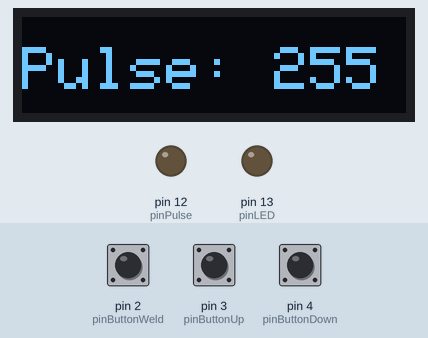
Simulated run of this sketch. Board: Arduino Uno, built with avr-gcc and run on an emulated ATmega328P. On the bench: 128×32 one-colour display, output pins drawn as LEDs (lit = HIGH). The inputs (shaded band) are chosen by the test bench; at power-on: pin 2 (pinButtonWeld) LOW, pin 3 (pinButtonUp) LOW, pin 4 (pinButtonDown) LOW. EEPROM starts erased; what the sketch prints to the serial monitor is not drawn.

Above: at 1.2 s.
1.3 s: pin 2 (pinButtonWeld) pulled HIGH for 0.15 s
At 1.43 s:
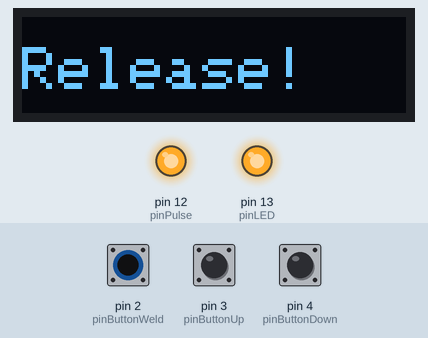
3.0 s: pin 3 (pinButtonUp) pulled HIGH for 3.2 s
At 6.5 s:
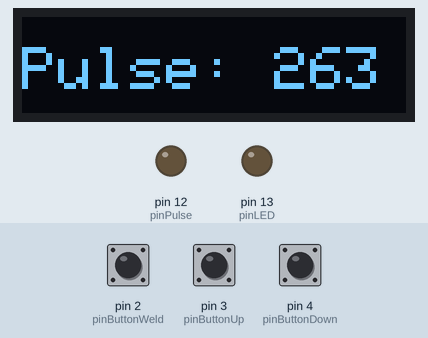
7.7 s: pin 3 (pinButtonUp) pulled HIGH for 0.15 s
At 9.1 s:
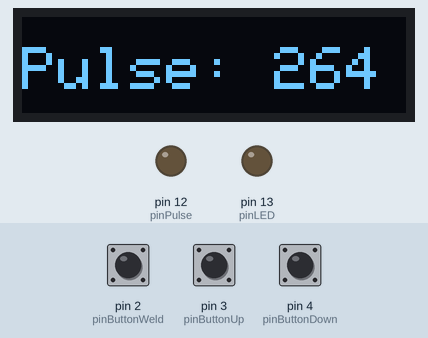
9.4 s: pin 2 (pinButtonWeld) pulled HIGH for 1 s
At 10.2 s:
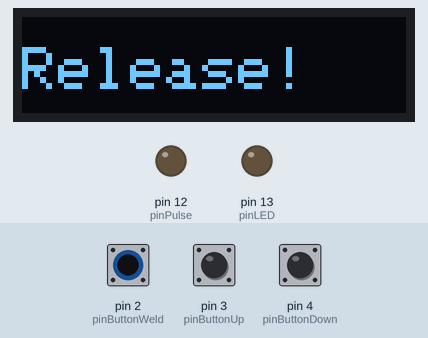
11.9 s: pin 2 (pinButtonWeld) pulled HIGH for 3.2 s
At 16.4 s:
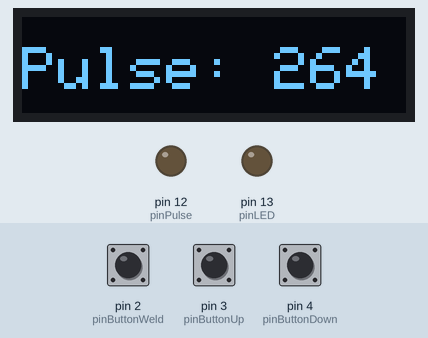
Timing chart, 0 to 17.6 s (numbered marks = the images above; inputs shaded):
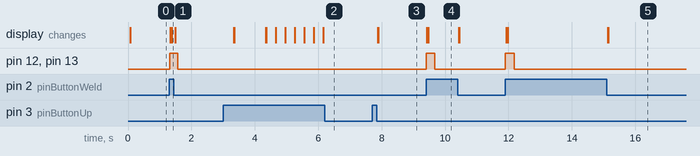

The sketch:

SpotWelder.ino
```cpp
#include "display.h"
#include "button.h"
#include <EEPROM.h>

// constants won't change. They're used here to set pin numbers:
const int pinButtonWeld = 2;            // the number of the pushbutton pin
const int pinButtonUp = 3;              // the number of the pushbutton pin
const int pinButtonDown = 4;            // the number of the pushbutton pin
const int pinElectrode = 11;            // the number of the LED pin
const int pinPulse = 12;                // the number of the LED pin
const int pinLED = 13;                  // the number of the LED pin

const int latency = 4;                  // Time it taks the solenoid to activate
int pulse = 140;                        // Time the solenoid stays activatged

// Variables will change:
Button buttonWeld(pinButtonWeld);
Button buttonUp(pinButtonUp);
Button buttonDown(pinButtonDown);

bool isArmed = true;

long millisDisplayLast = 0;

int waitFirst = 500;
int waitRepeat = 200;


unsigned long weldStart = 0;

Display *display;

void setup() {
  Serial.begin(115200);
  Serial.println("Start logging for " __FILE__ ". Version " __DATE__ " " __TIME__);

  display = new Display();

  // Read pulse from EEPROM
  pulse = EEPROM.read(0);
  Serial.print("Read from EEPROM. Pulse = ");
  Serial.println(pulse);

  Serial.print("Activation will be ");
  Serial.print(pulse + latency);
  Serial.println("ms");

  pinMode(pinPulse, OUTPUT);
  pinMode(pinLED, OUTPUT);

  // set initial LED state
  digitalWrite(pinPulse, LOW);
  char buf[60];
  sprintf(buf, "Pulse: %i", pulse);
  display->Update(buf);
}

void loop() {
  char buf[60];

  long millisNow = millis();

  // First handle pulse
  int weldDuration = latency + pulse;   // TIme the solenoid is powered
  if (weldStart != 0 && (millis() - weldStart) > weldDuration) {

    Serial.println("End pulse");
    sprintf(buf, "Release!", pulse);
    weldStart = 0;
    digitalWrite(pinPulse, LOW);
    digitalWrite(pinLED, LOW);
  }

  // If nothing else happens, show current pulse setting
  sprintf(buf, "Pulse: %i", pulse);

  // First handle pulse button.
  // Pulse button is a single action button that neds to be released before it can be used again
  // If state changed, reset debounce timer
  if (buttonWeld.Check()) {
    if (buttonWeld.IsActive()){
      if (isArmed) {
        sprintf(buf, "Button armed: start %ims pulse", pulse);
        Serial.println(buf);
        sprintf(buf, "Pulsing");
        isArmed = false;

        digitalWrite(pinPulse, HIGH);
        digitalWrite(pinLED, HIGH);
        weldStart = millis();
      }
      else {
        Serial.println("Button not armed");
        sprintf(buf, "Release!", pulse);
      }
    }
    else {
      Serial.println("Button released: Arm button");
      isArmed = true;
    }
  }
  else {
    if (!isArmed) sprintf(buf, "Release!");
  }

  // Handle navigation buttons
  // These buttons increase the pulse lentgth when active.
  // If kept active for longet that the waitFirst value, they increase the value again
  // If then still kept active for waitRepeat ms, do it again
  static int countMod = 0;
  if (buttonUp.Check()) {
    if (!buttonUp.IsActive()) {
      if (countMod == 0) {
        countMod++;
        pulse++;
      }
    }
    else {
      countMod = 0;
    }
  }
  else {
    int wait = (countMod == 1) ? 1000 : 300;
    if (buttonUp.IsActive(wait)) {
        countMod++;
        pulse++;
    }
  }

  if (buttonDown.Check()) {
    if (!buttonDown.IsActive()) {
      if (countMod == 0) {
        countMod++;
        pulse--;
      }
    }
    else {
      countMod = 0;
    }
  }
  else {
    int wait = (countMod == 1) ? 1000 : 300;
    if (buttonDown.IsActive(wait)) {
        countMod++;
        pulse--;
    }
  }


  if ((millisNow - millisDisplayLast) >= 1000)
  {
    // Prevents excessive use op EEPROM
    EEPROM.update(0, pulse);
    millisDisplayLast = millisNow;
  }

  display->Update(buf);
}
```

button.cpp
```cpp
#include "arduino.h"
#include "button.h"

bool Button::Check() {
  bool state = (digitalRead(m_Pin) == HIGH);

  Serial.print("Before: ");
  Serial.print(m_State);
  Serial.print(" - ");
  Serial.println(state);

  bool isChanged = (state != m_State);

  if (isChanged) {
    m_MillisChange = millis();
  }

  m_State = state;
  Serial.print("After: ");
  Serial.print(m_State);
  Serial.print(" - ");
  Serial.print(state);
  Serial.print(" - ");
  Serial.println(isChanged);
  return isChanged;
}
```

button.h
```cpp
#ifndef _BUTTON_H_
#define _BUTTON_H_

#include <arduino.h>

class Button {
  public:
    Button(int pin, bool needsRelease = false) : m_Pin(pin), m_MillisChange(0) {
      pinMode(m_Pin, INPUT);
      m_State = digitalRead(m_Pin);
    }

    ~Button() {}

  bool Check();

  bool IsActive(int ms = 0) {
    long millisNow = millis();
    if (ms == 0) {
      m_MillisRequest = millisNow;
      return m_State;
    }

    if ((millisNow - m_MillisRequest) < ms) return false;

    m_MillisRequest = millisNow;
    return m_State;
  }

  long GetActiveTime() {
    return millis() - m_MillisChange;
  }

  private:
    int m_Pin;                    // hardware pin
    bool m_State;                 // state at last Check()
    long m_MillisChange;          // time of last change
    long m_MillisRequest;         // time of last request
};

#endif
```

display.cpp
```cpp
#include "Display.h"

int Display::m_DisplayCount = 0;

bool Display::Check() {
  Wire.beginTransmission(I2C_DISPLAY);

  int current = (Wire.endTransmission() == 0);

  bool bDisplayChanged = (m_IsPresent != current);
  m_IsPresent = current;

  if (!bDisplayChanged && !m_IsPresent) {
    Serial.println("Display still not present");
    return m_IsPresent;         // Still no display present
  }

#ifdef ALWAYSSHOWDISPLAYSTATE
  // Show display state
  Serial.print("Display ");
  if (!bDisplayChanged) Serial.print("still ");
  if (!m_IsPresent) Serial.print("dis");
  Serial.println("connected!");
#else
  // Only show when display state changed
  if (bDisplayChanged)
  {
    Serial.print("Display still");
    if (!m_IsPresent) Serial.print("dis");
    Serial.println("connected!");
  }
#endif

  if (!m_IsPresent) return;                             // No display present

  if (bDisplayChanged)  {
    begin(SSD1306_SWITCHCAPVCC, I2C_DISPLAY);       //Start the OLED display
  }

  clearDisplay();

  setTextSize(2);
  setTextColor(WHITE, BLACK);
  // dim(true);
  display();

  return m_IsPresent;
}

bool Display::IsPresent() {
  return m_IsPresent;
}

void Display::Update(char *s) {
  static char last[80] = "";

  if (!strcmp(last, s) || !Check()) return;

  strcpy(last,s);
  clearDisplay();
  setCursor(0, 10);
  print(last);

  display();
}
```

display.h
```cpp
#ifndef _Display_H_
#define _Display_H_


#include <Wire.h>

#include <Adafruit_GFX.h>
#include <Adafruit_SSD1306.h>

#define I2C_DISPLAY 0x3C

//////// Display Class

class Display : public Adafruit_SSD1306 {
  public:
    Display() : Adafruit_SSD1306 (128, 32, &Wire, -1)
    {
      Serial.println("Create display");

      m_IsPresent = false;
      Wire.begin();
      if (m_DisplayCount > 0)
      {
        Serial.println("Only one Display instance allowed");
        delete this;
        return;
      }

      m_DisplayCount++;

      if (!Check())
      {
        Serial.println("No display available");
        return;
      }
    }

    ~Display() {
      m_DisplayCount--;
    }

    virtual void Update(char *s);

    bool Check();
    bool IsPresent();

  private:
    static int m_DisplayCount;

    long m_MillisConnected;
    long m_MillisUpdate;
    bool m_IsPresent = false;

};

#endif
```

Measured:
- after the input at 1.3 s, pin 12 (pinPulse), pin 13 (pinLED): LOW → HIGH at once, → LOW 0.26 s later; the display: first changes at once (image 1 shows a later state)
- after the input at 3.0 s, the display: first changes after 0.33 s (image 2 shows a later state)
- after the input at 7.7 s, the display: first changes after 0.19 s (image 3 shows a later state)
- after the input at 9.4 s, pin 12 (pinPulse), pin 13 (pinLED): LOW → HIGH at once, → LOW 0.27 s later; the display: first changes at once (image 4 shows a later state)
- after the input at 11.9 s, pin 12 (pinPulse), pin 13 (pinLED): LOW → HIGH at once, → LOW 0.27 s later; the display: first changes at once (image 5 shows a later state)
